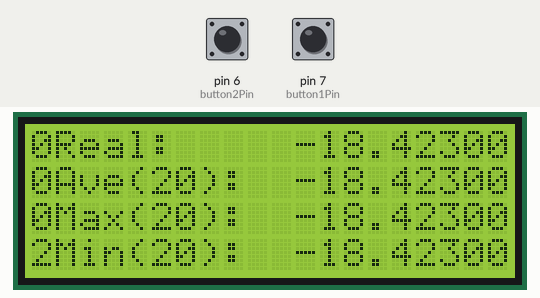
The sketch below on a simulated Arduino Uno, built with avr-gcc and run on an emulated ATmega328P. Shown: 20×4 character LCD. The inputs (shaded band) are chosen by the test bench; at power-on: pin 7 (button1Pin) LOW, pin 6 (button2Pin) LOW.

Above: at 2.0 s.
2.1 s: pin 7 (button1Pin) pulled HIGH for 0.15 s
At 2.21 s:
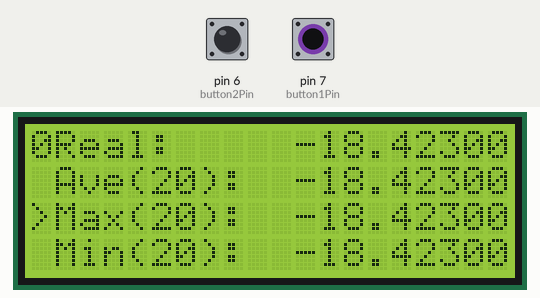
3.8 s: pin 7 (button1Pin) pulled HIGH for 1 s
At 5.04 s:
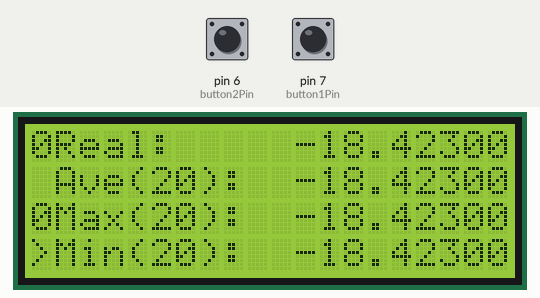
6.6 s: pin 7 (button1Pin) pulled HIGH for 0.15 s
At 6.71 s:
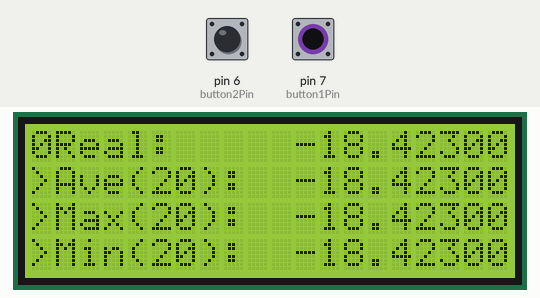
8.6 s: pin 6 (button2Pin) pulled HIGH for 1 s
At 11.1 s:
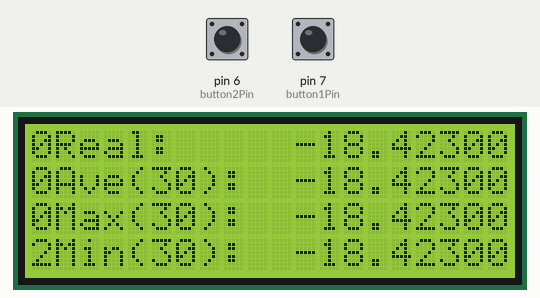
Timing chart, 0 to 12.1 s (numbered marks = the images above; inputs shaded):
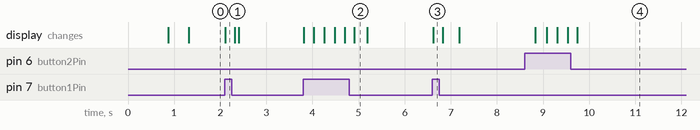

Measured:
- after the input at 2.1 s, the display: changes at once (image 1)
- after the input at 3.8 s, the display: first changes at once (image 2 shows a later state)
- after the input at 6.6 s, the display: changes at once (image 3)
- after the input at 8.6 s, the display: changes after 0.23 s (image 4)

The sketch:

voltmeter.ino
```cpp
//7 digit voltmeter
//24bit ADC IC: LTC2400
//4.096 precision reference: TI REF3040
//
//Adopted and expanded by Wojciech Krysmann
//
//originaly:
//By coldtears electronics
//LTC2400 code is adapted from Martin Nawrath
//Kunsthochschule fuer Medien Koeln
//Academy of Media Arts Cologne
//
//

#include <LiquidCrystal.h>
#include <Stdio.h>
#include <stdlib.h>
#include <Average.h>

//screen initialize
LiquidCrystal lcd(9, 8, 5, 4, 3, 2);
int menuCur = 1;

//ltc 2400 initialize
#ifndef cbi
#define cbi(sfr, bit)     (_SFR_BYTE(sfr) &= ~_BV(bit))
#endif
#ifndef sbi
#define sbi(sfr, bit)     (_SFR_BYTE(sfr) |= _BV(bit))
#endif

#define LTC_CS 2         // LTC2400 Chip Select Pin on Portb 2
#define LTC_MISO  4      // LTC2400 SDO Select Pin on Portb 4
#define LTC_SCK  5       // LTC2400 SCK Select Pin on Portb 5

// buttons initialize.
const int button1Pin = 7;
const int button2Pin = 6;
int button1State = 0;         // variable for reading the pushbutton status
int button2State = 0;
int timer = 200;

// Reserve space for "averages" entries in the average bucket.
// Change the type between < and > to change the entire way the library works.
// AND set the refresh rate for averages on screen
int averages = 20;
int maxes = 20;
int minis = 20;
// Size of table which holds the values
int table = 20;

Average<float> ave(table);

int minat = 0;
int maxat = 0;

int slow_disp = 0;
int slow_disp2 = 0;
int slow_disp3 = 0;

float volt;
float v_ref = 4.094;        // Reference Voltage
long int ltw = 0;         // ADC Data long int
byte b0;
byte sig;                 // sign bit flag
char real[10];            // pomocnicza do konwersji

void setup() {
  lcd.begin(20, 4); //configure screen

  //boot screen
  lcd.print("Voltmeter");
  lcd.setCursor(15, 3);
  lcd.print("v1.0");
  delay(800);
  lcd.clear();

  //write static stuff to lcd
  lcd.setCursor(1, 0);
  lcd.print("Real:");

  lcd.setCursor(0, 1);
  lcd.print(">Ave(");
  lcd.setCursor(7, 1);
  lcd.print("):");

  lcd.setCursor(1, 2);
  lcd.print("Max(");
  lcd.setCursor(7, 2);
  lcd.print("):");

  lcd.setCursor(1, 3);
  lcd.print("Min(");
  lcd.setCursor(7, 3);
  lcd.print("):");

  // ltc2400 init
  cbi(PORTB, LTC_SCK);     // LTC2400 SCK low
  sbi (DDRB, LTC_CS);      // LTC2400 CS HIGH

  cbi (DDRB, LTC_MISO);
  sbi (DDRB, LTC_SCK);

  // init SPI Hardware
  sbi(SPCR, MSTR) ; // SPI master mode
  sbi(SPCR, SPR0) ; // SPI speed
  sbi(SPCR, SPR1); // SPI speed
  sbi(SPCR, SPE);  //SPI enable

  // initialize the pushbutton pin as an input:
  pinMode(button1Pin, INPUT);
  pinMode(button2Pin, INPUT);
}

/********************************************************************/
void loop() {

  // read the state of the pushbutton value:
  button1State = digitalRead(button1Pin);
  button2State = digitalRead(button2Pin);
  // menu navigation
  if (button1State == HIGH) {
      menuCur++;
      if(menuCur >= 4) menuCur = 0;
      for(int i = 1; i <= 3; i++) {
        lcd.setCursor(0, i);
        lcd.print(" ");
      }
      if(menuCur == 0) {
        for(int i = 1; i <= 3; i++) {
          lcd.setCursor(0, i);
          lcd.print(">");
        }
      } else {
        lcd.setCursor(0, menuCur);
        lcd.print(">");
      }
      delay(timer);
  }
  // values adjust
  if (button2State == HIGH) {
    switch (menuCur) {
       case 0:
        if ((minis != maxes) || (maxes != averages)) {
          minis = 10; maxes = 10; averages = 10;
        } else {
          averages += 10;
        }
        if (averages >= 50) averages = 10;
        maxes = minis = averages;
        slow_disp = 100;
        slow_disp2 = slow_disp3 = slow_disp;
        delay(timer);
        break;
      case 1:
        averages += 10;
        if (averages >= 50) averages = 10;
        slow_disp = 100;
        delay(timer);
        break;
      case 2:
        maxes += 10;
        if (maxes >= 50) maxes = 10;
        slow_disp2 = 100;
        delay(timer);
        break;
      case 3:
        minis += 10;
        if (minis >= 50) minis = 10;
        slow_disp3 = 100;
        delay(timer);
        break;
      default:
        lcd.setCursor(0,0);
        lcd.print("E");
        break;
    }
  }

  cbi(PORTB, LTC_CS);            // LTC2400 CS Low
  delayMicroseconds(1);
  if (!(PINB & (1 << 4))) {    // ADC Converter ready ?
    //    cli();
    ltw = 0;
    sig = 0;

    b0 = SPI_read();             // read 4 bytes adc raw data with SPI
    if ((b0 & 0x20) == 0) sig = 1; // is input negative ?
    b0 &= 0x1F;                  // discard bit 25..31
    ltw |= b0;
    ltw <<= 8;
    b0 = SPI_read();
    ltw |= b0;
    ltw <<= 8;
    b0 = SPI_read();
    ltw |= b0;
    ltw <<= 8;
    b0 = SPI_read();
    ltw |= b0;

    delayMicroseconds(1);

    sbi(PORTB, LTC_CS);          // LTC2400 CS Low

    if (sig) ltw |= 0xf0000000;    // if input negative insert sign bit
    ltw = ltw / 16;                // scale result down , last 4 bits have no information
    volt = ltw * v_ref / 16777216; // max scale
    volt = volt * 4.5;
    dtostrf(volt, 9, 6, real);
    ave.push(volt);
    lcd.setCursor(11, 0);
    lcd.print(real);
  if ( slow_disp >= averages)
  {
    slow_disp = 0;
    lcd.setCursor(11, 1);
    lcd.print(dtostrf(ave.mean(), 9, 6, real));
    lcd.setCursor(5, 1);
    lcd.print(averages);

  }
  slow_disp++;
  if ( slow_disp2 >= maxes)
  {
    slow_disp2 = 0;
      lcd.setCursor(11, 2);
      lcd.print(dtostrf(ave.maximum(&maxat), 9, 6, real));
      lcd.setCursor(5, 2);
      lcd.print(maxes);
        }
  slow_disp2++;
  if ( slow_disp3 >= minis)
  {
    slow_disp3 = 0;
      lcd.setCursor(11, 3);
      lcd.print(dtostrf(ave.minimum(&minat), 9, 6, real));
      lcd.setCursor(5, 3);
      lcd.print(minis);
   }
  slow_disp3++;
  }
  sbi(PORTB, LTC_CS); // LTC2400 CS hi
  delay(20);
}
/********************************************************************/
byte SPI_read()
{
  SPDR = 0;
  while (!(SPSR & (1 << SPIF))) ; /* Wait for SPI shift out done */
  return SPDR;
}
```

Average.h
```cpp
// (licence header left out)
#ifndef _AVERAGE_H
#define _AVERAGE_H

#if (ARDUINO >= 100)
# include <Arduino.h>
#else
# include <WProgram.h>
#endif

#include <math.h>

inline static float sqr(float x) {
    return x*x;
}

template <class T> class Average {
    private:
        // Private functions and variables here.  They can only be accessed
        // by functions within the class.
        T *_store;
        T _sum;                                               // _sum variable for faster mean calculation
        uint32_t _position;                                   // _position variable for circular buffer
        uint32_t _count;
        uint32_t _size;

    public:
        // Public functions and variables.  These can be accessed from
        // outside the class.
        Average(uint32_t size);
        ~Average();
        float rolling(T entry);
        void push(T entry);
        float mean();
        T mode();
        T minimum();
        T minimum(int *);
        T maximum();
        T maximum(int *);
        float stddev();
        T get(uint32_t);
        void leastSquares(float &m, float &b, float &r);
        int getCount();
        T predict(int x);
        T sum();
        void clear();
        Average<T> &operator=(Average<T> &a);

};

template <class T> int Average<T>::getCount() {
    return _count;
}

template <class T> Average<T>::Average(uint32_t size) {
    _size = size;
    _count = 0;
    _store = (T *)malloc(sizeof(T) * size);
    _position = 0;                                            // track position for circular storage
    _sum = 0;                                                 // track sum for fast mean calculation
    for (uint32_t i = 0; i < size; i++) {
        _store[i] = 0;
    }
}

template <class T> Average<T>::~Average() {
    free(_store);
}

template <class T> void Average<T>::push(T entry) {
    if (_count < _size) {                                     // adding new values to array
        _count++;                                             // count number of values in array
    } else {                                                    // overwriting old values
        _sum = _sum -_store[_position];                       // remove old value from _sum
    }
    _store[_position] = entry;                                // store new value in array
    _sum += entry;                                            // add the new value to _sum
    _position += 1;                                           // increment the position counter
    if (_position >= _size) _position = 0;                    // loop the position counter
}


template <class T> float Average<T>::rolling(T entry) {
    push(entry);
    return mean();
}

template <class T> float Average<T>::mean() {
    if (_count == 0) {
        return 0;
    }
    return ((float)_sum / (float)_count);                     // mean calculation based on _sum
}

template <class T> T Average<T>::mode() {
	uint32_t pos;
	uint32_t inner;
	T most;
	uint32_t mostcount;
	T current;
	uint32_t currentcount;

    if (_count == 0) {
        return 0;
    }

	most = get(0);
	mostcount = 1;
	for(pos = 0; pos < _count; pos++) {
		current = get(pos);
		currentcount = 0;
		for(inner = pos + 1; inner < _count; inner++) {
			if(get(inner) == current) {
				currentcount++;
			}
		}
		if(currentcount > mostcount) {
			most = current;
			mostcount = currentcount;
		}
		// If we have less array slices left than the current
		// maximum count, then there is no room left to find
		// a bigger count.  We have finished early and we can
		// go home.
		if(_count - pos < mostcount) {
			break;
		}
	}
	return most;
}

template <class T> T Average<T>::minimum() {
    return minimum(NULL);
}

template <class T> T Average<T>::minimum(int *index) {
	T minval;

    if (index != NULL) {
        *index = 0;
    }

    if (_count == 0) {
        return 0;
    }

	minval = get(0);

	for(uint32_t i = 0; i < _count; i++) {
		if(get(i) < minval) {
			minval = get(i);
            if (index != NULL) {
                *index = i;
            }
		}
	}
	return minval;
}

template <class T> T Average<T>::maximum() {
    return maximum(NULL);
}

template <class T> T Average<T>::maximum(int *index) {
	T maxval;

    if (index != NULL) {
        *index = 0;
    }

    if (_count == 0) {
        return 0;
    }

	maxval = get(0);

	for(uint32_t i = 0; i < _count; i++) {
		if(get(i) > maxval) {
			maxval = get(i);
            if (index != NULL) {
                *index = i;
            }
		}
	}
	return maxval;
}

template <class T> float Average<T>::stddev() {
	float square;
	float sum;
	float mu;
	float theta;
	int i;

    if (_count == 0) {
        return 0;
    }

	mu = mean();

	sum = 0;
	for(uint32_t i = 0; i < _count; i++) {
		theta = mu - (float)get(i);
		square = theta * theta;
		sum += square;
	}
	return sqrt(sum/(float)_count);
}

template <class T> T Average<T>::get(uint32_t index) {
    if (index >= _count) {
        return 0;
    }
    int32_t cindex = _position-index;                         // position in circular buffer
    if (cindex < 0) cindex = _size + cindex;                  // need to loop around for negative cindex
    return _store[cindex];
}

template <class T> void Average<T>::leastSquares(float &m, float &c, float &r) {
    float   sumx = 0.0;                        /* sum of x                      */
    float   sumx2 = 0.0;                       /* sum of x**2                   */
    float   sumxy = 0.0;                       /* sum of x * y                  */
    float   sumy = 0.0;                        /* sum of y                      */
    float   sumy2 = 0.0;                       /* sum of y**2                   */

    for (uint32_t i=0;i<_count;i++)   {
        sumx  += i;
        sumx2 += sqr(i);
        sumxy += i * get(i);
        sumy  += get(i);
        sumy2 += sqr(get(i));
    }

    float denom = (_count * sumx2 - sqr(sumx));
    if (denom == 0) {
        // singular matrix. can't solve the problem.
        m = 0;
        c = 0;
        r = 0;
        return;
    }

    m = 0 - (_count * sumxy  -  sumx * sumy) / denom;
    c = (sumy * sumx2  -  sumx * sumxy) / denom;
    r = (sumxy - sumx * sumy / _count) / sqrt((sumx2 - sqr(sumx)/_count) * (sumy2 - sqr(sumy)/_count));
}

template <class T> T Average<T>::predict(int x) {
    float m, c, r;
    leastSquares(m, c, r); // y = mx + c;

    T y = m * x + c;
    return y;
}

// Return the sum of all the array items
template <class T> T Average<T>::sum() {
    return _sum;
}

template <class T> void Average<T>::clear() {
    _count = 0;
    _sum = 0;
    _position = 0;
}

template <class T> Average<T> &Average<T>::operator=(Average<T> &a) {
    clear();
    for (int i = 0; i < _size; i++) {
        push(a.get(i));
    }
    return *this;
}

#endif
```
